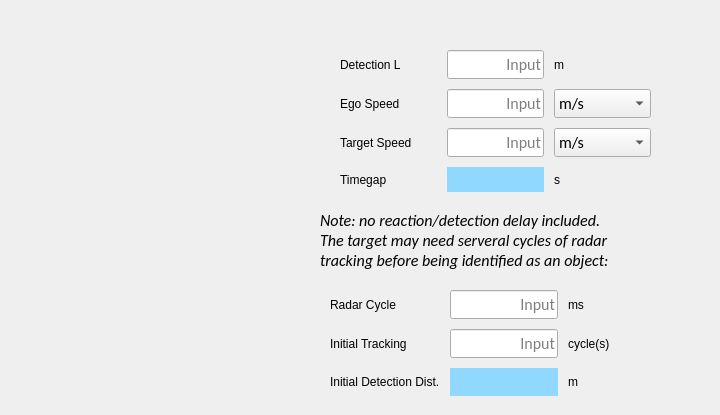
      <widget class="QWidget" name="tab_15">
       <attribute name="title">
        <string>FOV and Timegap</string>
       </attribute>
       <widget class="QWidget" name="gridLayoutWidget_17">
        <property name="geometry">
         <rect>
          <x>340</x>
          <y>50</y>
          <width>311</width>
          <height>152</height>
         </rect>
        </property>
        <layout class="QGridLayout" name="gridLayout_17" columnstretch="1,1,1">
         <property name="bottomMargin">
          <number>10</number>
         </property>
         <property name="spacing">
          <number>10</number>
         </property>
         <item row="2" column="0">
          <widget class="QLabel" name="label_52">
           <property name="text">
            <string>Target Speed</string>
           </property>
          </widget>
         </item>
         <item row="2" column="1">
          <widget class="QLineEdit" name="input_tg_v2">
           <property name="font">
            <font>
             <family>Calibri</family>
             <pointsize>12</pointsize>
             <bold>false</bold>
            </font>
           </property>
           <property name="alignment">
            <set>Qt::AlignRight|Qt::AlignTrailing|Qt::AlignVCenter</set>
           </property>
           <property name="dragEnabled">
            <bool>true</bool>
           </property>
           <property name="placeholderText">
            <string>Input</string>
           </property>
          </widget>
         </item>
         <item row="0" column="0">
          <widget class="QLabel" name="label_51">
           <property name="text">
            <string>Detection L</string>
           </property>
          </widget>
         </item>
         <item row="3" column="0">
          <widget class="QLabel" name="label_53">
           <property name="text">
            <string>Timegap</string>
           </property>
          </widget>
         </item>
         <item row="1" column="1">
          <widget class="QLineEdit" name="input_tg_v1">
           <property name="font">
            <font>
             <family>Calibri</family>
             <pointsize>12</pointsize>
             <bold>false</bold>
            </font>
           </property>
           <property name="alignment">
            <set>Qt::AlignRight|Qt::AlignTrailing|Qt::AlignVCenter</set>
           </property>
           <property name="dragEnabled">
            <bool>true</bool>
           </property>
           <property name="placeholderText">
            <string>Input</string>
           </property>
          </widget>
         </item>
         <item row="0" column="1">
          <widget class="QLineEdit" name="input_tg_l">
           <property name="font">
            <font>
             <family>Calibri</family>
             <pointsize>12</pointsize>
             <bold>false</bold>
            </font>
           </property>
           <property name="alignment">
            <set>Qt::AlignRight|Qt::AlignTrailing|Qt::AlignVCenter</set>
           </property>
           <property name="dragEnabled">
            <bool>true</bool>
           </property>
           <property name="placeholderText">
            <string>Input</string>
           </property>
          </widget>
         </item>
         <item row="1" column="0">
          <widget class="QLabel" name="label_42">
           <property name="text">
            <string>Ego Speed</string>
           </property>
          </widget>
         </item>
         <item row="0" column="2">
          <widget class="QLabel" name="label_50">
           <property name="text">
            <string>m</string>
           </property>
          </widget>
         </item>
         <item row="1" column="2">
          <widget class="QComboBox" name="comboBox_tg_v1">
           <property name="font">
            <font>
             <family>Calibri</family>
             <pointsize>12</pointsize>
             <bold>false</bold>
            </font>
           </property>
           <item>
            <property name="text">
             <string>m/s</string>
            </property>
           </item>
           <item>
            <property name="text">
             <string>kph</string>
            </property>
           </item>
          </widget>
         </item>
         <item row="2" column="2">
          <widget class="QComboBox" name="comboBox_tg_v2">
           <property name="font">
            <font>
             <family>Calibri</family>
             <pointsize>12</pointsize>
             <bold>false</bold>
             <kerning>true</kerning>
            </font>
           </property>
           <property name="duplicatesEnabled">
            <bool>false</bool>
           </property>
           <property name="frame">
            <bool>true</bool>
           </property>
           <item>
            <property name="text">
             <string>m/s</string>
            </property>
           </item>
           <item>
            <property name="text">
             <string>kph</string>
            </property>
           </item>
          </widget>
         </item>
         <item row="3" column="2">
          <widget class="QLabel" name="label_57">
           <property name="text">
            <string>s</string>
           </property>
          </widget>
         </item>
         <item row="3" column="1">
          <widget class="QLabel" name="output_tg_t">
           <property name="font">
            <font>
             <family>Calibri</family>
             <pointsize>12</pointsize>
             <bold>false</bold>
            </font>
           </property>
           <property name="styleSheet">
            <string notr="true">QLabel{background-color: rgb(145, 216, 255)}</string>
           </property>
           <property name="text">
            <string/>
           </property>
           <property name="alignment">
            <set>Qt::AlignRight|Qt::AlignTrailing|Qt::AlignVCenter</set>
           </property>
          </widget>
         </item>
        </layout>
       </widget>
       <widget class="QWidget" name="gridLayoutWidget_18">
        <property name="geometry">
         <rect>
          <x>330</x>
          <y>290</y>
          <width>346</width>
          <height>116</height>
         </rect>
        </property>
        <layout class="QGridLayout" name="gridLayout_18" columnstretch="1,1,1">
         <property name="bottomMargin">
          <number>10</number>
         </property>
         <property name="spacing">
          <number>10</number>
         </property>
         <item row="1" column="1">
          <widget class="QLineEdit" name="input_tg_tcycle">
           <property name="font">
            <font>
             <family>Calibri</family>
             <pointsize>12</pointsize>
             <bold>false</bold>
            </font>
           </property>
           <property name="alignment">
            <set>Qt::AlignRight|Qt::AlignTrailing|Qt::AlignVCenter</set>
           </property>
           <property name="dragEnabled">
            <bool>true</bool>
           </property>
           <property name="placeholderText">
            <string>Input</string>
           </property>
          </widget>
         </item>
         <item row="0" column="0">
          <widget class="QLabel" name="label_54">
           <property name="text">
            <string>Radar Cycle</string>
           </property>
          </widget>
         </item>
         <item row="0" column="1">
          <widget class="QLineEdit" name="input_tg_rcycle">
           <property name="font">
            <font>
             <family>Calibri</family>
             <pointsize>12</pointsize>
             <bold>false</bold>
            </font>
           </property>
           <property name="alignment">
            <set>Qt::AlignRight|Qt::AlignTrailing|Qt::AlignVCenter</set>
           </property>
           <property name="dragEnabled">
            <bool>true</bool>
           </property>
           <property name="placeholderText">
            <string>Input</string>
           </property>
          </widget>
         </item>
         <item row="1" column="0">
          <widget class="QLabel" name="label_55">
           <property name="text">
            <string>Initial Tracking</string>
           </property>
          </widget>
         </item>
         <item row="0" column="2">
          <widget class="QLabel" name="label_62">
           <property name="text">
            <string>ms</string>
           </property>
          </widget>
         </item>
         <item row="2" column="0">
          <widget class="QLabel" name="label_56">
           <property name="text">
            <string>Initial Detection Dist.</string>
           </property>
          </widget>
         </item>
         <item row="2" column="2">
          <widget class="QLabel" name="label_58">
           <property name="text">
            <string>m</string>
           </property>
          </widget>
         </item>
         <item row="2" column="1">
          <widget class="QLabel" name="output_tg_detectdist">
           <property name="font">
            <font>
             <family>Calibri</family>
             <pointsize>12</pointsize>
             <bold>false</bold>
            </font>
           </property>
           <property name="styleSheet">
            <string notr="true">QLabel{background-color: rgb(145, 216, 255)}</string>
           </property>
           <property name="text">
            <string/>
           </property>
           <property name="alignment">
            <set>Qt::AlignRight|Qt::AlignTrailing|Qt::AlignVCenter</set>
           </property>
          </widget>
         </item>
         <item row="1" column="2">
          <widget class="QLabel" name="label_114">
           <property name="text">
            <string>cycle(s)</string>
           </property>
          </widget>
         </item>
        </layout>
       </widget>
       <widget class="QLabel" name="label_49">
        <property name="geometry">
         <rect>
          <x>320</x>
          <y>200</y>
          <width>391</width>
          <height>81</height>
         </rect>
        </property>
        <property name="font">
         <font>
          <family>Calibri</family>
          <pointsize>12</pointsize>
          <italic>true</italic>
          <bold>false</bold>
         </font>
        </property>
        <property name="text">
         <string>Note: no reaction/detection delay included. 
The target may need serveral cycles of radar
tracking before being identified as an object:</string>
        </property>
       </widget>
      </widget>
